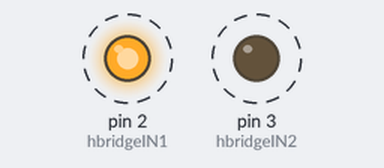
This sketch was run on a simulated Arduino Uno, built with avr-gcc and run on an emulated ATmega328P. Parts: output pins drawn as LEDs (lit = HIGH). Dashed ring = blinking.

Above: at 0.5 s.
Timing chart, 0 to 4.6 s (numbered marks = the images above):
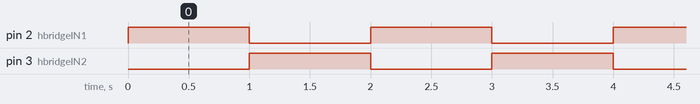

Measured:
- by itself, pin 2 (hbridgeIN1), pin 3 (hbridgeIN2): alternates HIGH for 1.0 s and LOW for 1.0 s
- by itself, everything shown: repeats every 2.0 s, in 3 steps

The sketch:

06_STEP_MOTOR.ino
```cpp
int hbridgeIN1 = 2;
int hbridgeIN2 = 3;
void setup() {
 pinMode(hbridgeIN1, OUTPUT);
  pinMode(hbridgeIN2, OUTPUT);
}
void loop() {
 digitalWrite(hbridgeIN1, HIGH);
 delay(1000);
 digitalWrite(hbridgeIN1, LOW);
 digitalWrite(hbridgeIN2, HIGH);
 delay(1000);
 digitalWrite(hbridgeIN2, LOW);
}
```
